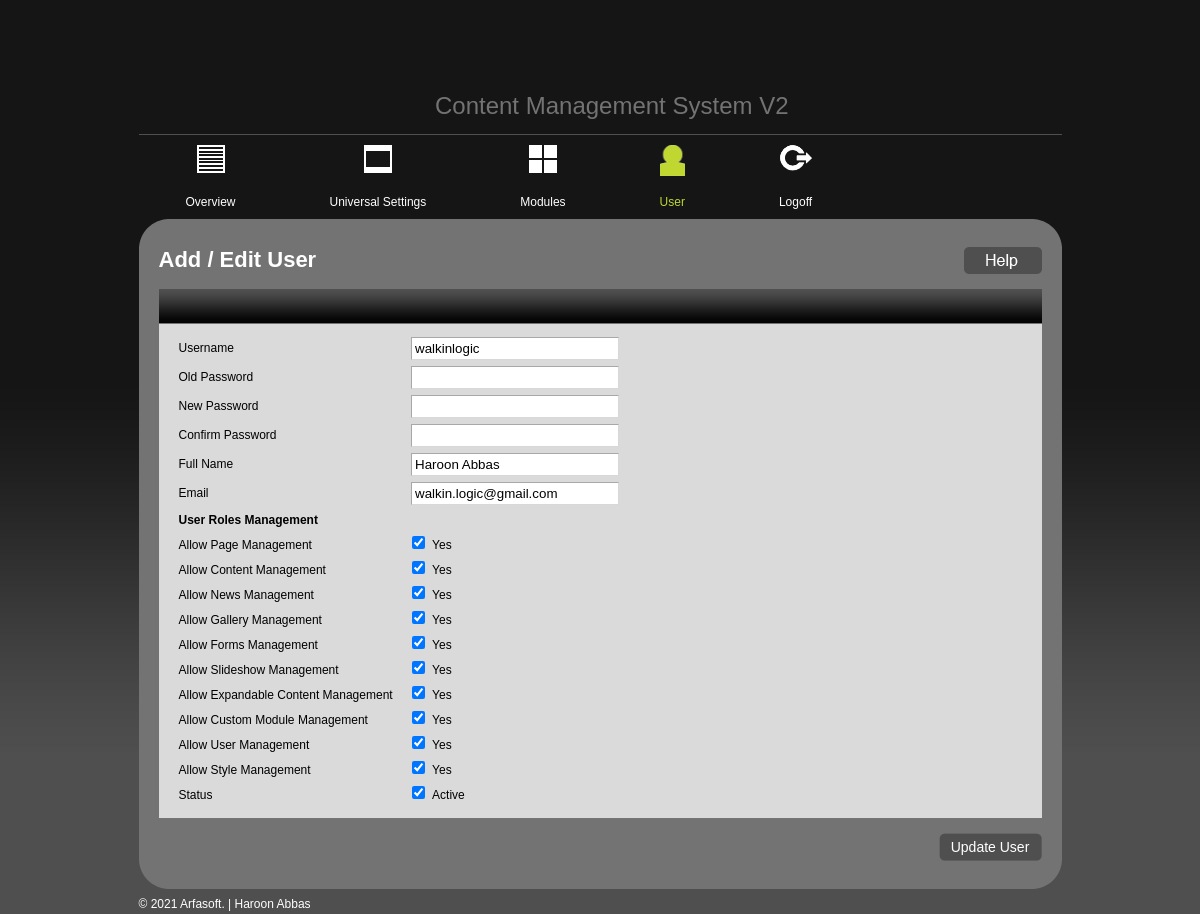
/admin/new_user.php?args1=1 (signed in), run on the app's committed database.
### tables this page shows
CREATE TABLE `user_tbl` (
  `id` int(11) NOT NULL,
  `username` varchar(255) NOT NULL,
  `password` varchar(255) NOT NULL,
  `full_name` varchar(255) NOT NULL,
  `email` varchar(255) NOT NULL,
  `page_management` tinyint(1) NOT NULL DEFAULT '0',
  `content_management` tinyint(1) NOT NULL DEFAULT '0',
  `news_management` tinyint(1) NOT NULL DEFAULT '0',
  `gallery_management` tinyint(1) NOT NULL DEFAULT '0',
  `slideshow_management` tinyint(1) NOT NULL DEFAULT '0',
  `forms_management` tinyint(1) NOT NULL DEFAULT '0',
  `expandablecontent_management` tinyint(1) NOT NULL DEFAULT '0',
  `custommodule_management` tinyint(1) NOT NULL DEFAULT '0',
  `user_management` tinyint(1) NOT NULL DEFAULT '0',
  `style_management` tinyint(1) NOT NULL DEFAULT '0',
  `creationdate` datetime NOT NULL,
  `lastlogindate` datetime NOT NULL,
  `login_ip` varchar(255) NOT NULL,
  `status` tinyint(1) NOT NULL DEFAULT '0'
);

### includes/db_wrapper.php (called while the page is built, shortened)
<?php
class mysqldb
{
    var $host;
    var $user;
    var $password;
    var $db_name;
    var $connection = false;
    var $result;
    var $error_level = 0;
    var $error_desc = "No errors";
    var $num_rows = 0;
    public function __construct($host, $user, $password, $db_name, $port)
    {
        $this->host = isset($host) ? $host : "localhost";
        $this->user = isset($user) ? $user : "root";
        $this->password = isset($password) ? $password : "";
        $this->db_name = isset($db_name) ? $db_name : "cms_db";
    }
    function connect($is_persistent = false)
    {
        if (!$is_persistent)
        {
            $this->connection = @mysqli_connect($this->host, $this->user, $this->password, $this->db_name);
        }
        else
        {
            $this->connection = @mysql_pconnect($this->host, $this->user, $this->password, $this->db_name);
        }
    }
    function error_report()
    {
        $this->error_level = mysqli_errno($this->connection);
        $this->error_desc = mysqli_error($this->connection);
    }
    function query($sqlString)
    {
        $this->sqlString = $sqlString;
        if ($this->connection !== false)
        {
            $this->result = mysqli_query($this->connection, $sqlString);
            if ($this->result)
            {
                $this->affected_rows = mysqli_affected_rows($this->connection);
                if (is_object($this->result))
                {
                    $this->num_rows = mysqli_num_rows($this->result);
                }
                return true;
            }
            else
            {
                $this->affected_rows = 0;
                $this->num_rows = 0;
                $this->add_debug_message(date("d/m/Y - H:i:s") . " - OPERATION FAILED: Executed [" . $this->sqlString . "] got " . $this->error_level . " " . $this->error_desc . "\r\n");
                return false;
            }
        }
        else
        {
            $this->affected_rows = 0;
            $this->num_rows = 0;
            $this->add_debug_message(date("d/m/Y - H:i:s") . " - OPERATION FAILED: No database open OR no SQL command provided" . "\r\n");
            return false;
        }
    }
    function fetch_assoc()
    {
        return mysqli_fetch_assoc($this->result);
    }
    function fetch_row($table_name, $where = false, $parameters = array())
    {
        $range = (isset($parameters['range']) && !empty($parameters['range'])) ? $parameters['range'] : " * ";
        $queryString = "SELECT $range FROM $table_name ";
        if ($where != false) $queryString .= " WHERE $where LIMIT 1";
        $this->query($queryString);
        if ($this->num_rows < 1)
        {
            return false;
        }
        else
        {
            return $this->fetch_assoc();
        }
    }
}
$mysql = new mysqldb(DB_HOST, DB_USER, DB_PASSWORD, DB_NAME, DB_PORT);
?>

### admin/includes/utility.php (called while the page is built, shortened)
<?php
	function cleaninputfield($mysql,$value){
		return mysqli_real_escape_string($mysql->connection,$value);
	}
	?>

### admin/new_user.php (the view, shortened to what this page needs)
<?php
	include_once("../includes/config.php");
	include_once("../includes/db_wrapper.php");
	include_once("includes/utility.php");
	?>
<!DOCTYPE html PUBLIC "-//W3C//DTD XHTML 1.0 Transitional//EN" "http://www.w3.org/TR/xhtml1/DTD/xhtml1-transitional.dtd">
<html xmlns="http://www.w3.org/1999/xhtml">
<head>
<?php
	include_once("widgets/meta_tags.php");
	?>
</head>
<body>
	<div class="wrap">
		<?php
			include_once("widgets/header.php");
			include_once("widgets/top_menu.php");
			?>
		<div class="container-top"></div>
		<?php
			if(isset($_GET['args1'])){
				$args1 =cleaninputfield($mysql,$_GET['args1']);
				$postrow = $mysql->fetch_row("user_tbl","id=$args1");
			}
			?>
		<form action="" method="post" name="user_form" id="user_form" >
		<div class="container">
			<h2>Add / Edit User</h2>
			<div class="rightbtn">
				<a href="#"><img src="images/helpbtn.png" border="0" alt="help" /></a>
			</div>
			<div class="content">
			<div class="content-bar"></div>
			<table width="100%" border="0" cellspacing="0" cellpadding="0" class="addpage">
				  <tr>
					<td width="26%"><label for="username">Username</label></td>
					<td width="74%"><input name="username" id="username" type="text" <?php if(isset($postrow)){?> value="<?php echo $postrow['username']; ?>"<?php } ?>/></td>
				  </tr>
				  <tr>
					<td><label for="password"> <?php if(isset($postrow)){?> Old <?php  } ?> Password</label></td>
					<td><input name="password" id="password" type="password"/></td>
				  </tr>
				  <?php if(isset($postrow)){?>
					  <tr>
						<td><label for="newpassword"> New Password</label></td>
						<td><input name="newpassword" id="newpassword" type="password" /></td>
					  </tr>
				   <?php  } ?>
				  <tr>
				    <td><label for="conf_password"> Confirm Password </label></td>
				    <td><input name="conf_password" id="conf_password" type="password"/></td>
		      </tr>
				  <tr>
					<td><label for="full_name">Full Name</label></td>
					<td>
					<input name="full_name" id="full_name" type="text" <?php if(isset($postrow)){?> value="<?php echo $postrow['full_name']; ?>"<?php } ?>/>					</td>
				  </tr>
				  <tr>
					<td><label for="email">Email</label></td>
					<td>
					<input name="email" id="email" type="text" <?php if(isset($postrow)){?> value="<?php echo stripslashes($postrow['email']); ?>"<?php } ?>/>					</td>
				  </tr>
				  <tr>
					<td colspan="2"><label><strong> User Roles Management </strong></label></td>
				  </tr>
				  <tr>
					<td><label for="page_management">Allow Page Management</label></td>
					<td><input name="page_management" id="page_management" type="checkbox" value="1" class="checkbox" <?php if(isset($postrow) && $postrow['page_management']==1){?> checked="checked" <?php } ?>/> <label for="page_management"> Yes </label></td>
				  </tr>
				  <tr>
					<td><label for="content_management">Allow Content Management</label></td>
					<td><input name="content_management" id="content_management" type="checkbox" value="1" <?php if(isset($postrow) && $postrow['content_management']==1){?> checked="checked" <?php } ?>/> <label for="content_management"> Yes </label></td>
				  </tr>
				  <tr>
					<td><label for="news_management">Allow News Management </label></td>
					<td><input name="news_management" id="news_management" type="checkbox" value="1" <?php if(isset($postrow) && $postrow['news_management']==1){?> checked="checked" <?php } ?>/> <label for="news_management"> Yes </label></td>
				  </tr>
				  <tr>
					<td><label for="gallery_management">Allow Gallery Management</label></td>
					<td><input name="gallery_management" id="gallery_management" type="checkbox" value="1" <?php if(isset($postrow) && $postrow['gallery_management']==1){?> checked="checked" <?php } ?>/> <label for="gallery_management"> Yes </label></td>
				  </tr>
				  <tr>
					<td><label for="forms_management">Allow Forms Management</label></td>
					<td><input name="forms_management" id="forms_management" type="checkbox" value="1" <?php if(isset($postrow) && $postrow['forms_management']==1){?> checked="checked" <?php } ?>/> <label for="forms_management"> Yes </label></td>
				  </tr>
				  <tr>
					<td><label for="slideshow_management">Allow Slideshow Management</label></td>
					<td><input name="slideshow_management" id="slideshow_management" type="checkbox" value="1" <?php if(isset($postrow) && $postrow['slideshow_management']==1){?> checked="checked" <?php } ?>/> <label for="slideshow_management"> Yes </label></td>
				  </tr>
				  <tr>
					<td><label for="expand_management">Allow Expandable Content Management</label></td>
					<td><input name="expand_management" id="expand_management" type="checkbox" value="1" <?php if(isset($postrow) && $postrow['expandablecontent_management']==1){?> checked="checked" <?php } ?>/> <label for="expand_management"> Yes </label></td>
				  </tr>
				   <tr>
					<td><label for="custom_management">Allow Custom Module Management</label></td>
					<td><input name="custom_management" id="custom_management" type="checkbox" value="1" <?php if(isset($postrow) && $postrow['custommodule_management']==1){?> checked="checked" <?php } ?>/> <label for="custom_management"> Yes </label></td>
				  </tr>
				  <tr>
					<td><label for="user_management">Allow User Management</label></td>
					<td><input name="user_management" id="user_management" type="checkbox" value="1" <?php if(isset($postrow) && $postrow['user_management']==1){?> checked="checked" <?php } ?>/> <label for="user_management"> Yes </label></td>
				  </tr>
				   <tr>
					<td><label for="style_management">Allow Style Management</label></td>
					<td><input name="style_management" id="style_management" type="checkbox" value="1" <?php if(isset($postrow) && $postrow['style_management']==1){?> checked="checked" <?php } ?>/> <label for="style_management"> Yes </label></td>
				  </tr>
				  <tr>
					<td><label for="status">Status</label></td>
					<td><input name="status" id="status" type="checkbox" value="1" <?php if(isset($postrow) && $postrow['status']==1){?> checked="checked" <?php } ?>/> <label for="status"> Active </label></td>
				  </tr>
			  </table>
		</div>
		<div class="addbtn-right">
	<?php
			if(isset($_GET['args1'])){ ?>
				<input name="update" id="update" border="0" type="submit" value="Update User" class="addpagebtn" />
	  <?php }else{ ?>
				<input type="hidden" name="adduser" id="adduser" value="adduser" />
				<input name="add" id="add" border="0" type="submit" value="Add User" class="addpagebtn" />
		<?php } ?>
			</div>
		</div>
		</form>
		<div class="container-bottom"></div>
		<?php
			include_once("widgets/footer.php");
			?>
	</div>
</body>
</html>

### admin/style.css (style rules this page uses)
body { margin:0px; padding:0px; background:url(images/bodybg.png) repeat-x; background-color:#4f4f4f; }
.wrap { width:923px; margin:0 auto; }
.container-top { float:left; background:url(images/con-top.png) no-repeat; width:923px; height:28px; }
.container { float:left; width:883px; background:url(images/containerbg.png) repeat-y; padding:0px 20px; }
.container h2 { margin:0px; float:left; font-family:Arial, Helvetica, sans-serif; font-size:22px; font-weight:bold; color:#FFFFFF; }
.rightbtn { float:right; }
.content { float:left; width:883px; background-color:#dadada; margin:15px 0px; }
.content-bar { background:url(images/container-headerbg.png) repeat-x; width:883px; height:35px; }
.content .addpage { margin:10px 20px; }
.content label { color:#000000; font-family:Arial, Helvetica, sans-serif; font-size:12px; line-height:25px; }
.content input[type="text"] { width:200px; -moz-border-radius:3px; border-color:#A8A8A8 #D8D8D8 #D8D8D8 #A8A8A8; border-left:1px solid #A8A8A8; border-style:solid; border-width:1px; margin:3px; padding:3px; }
.content input[type="password"] { width:200px; -moz-border-radius:3px; border-color:#A8A8A8 #D8D8D8 #D8D8D8 #A8A8A8; border-left:1px solid #A8A8A8; border-style:solid; border-width:1px; margin:3px; padding:3px; }
.addbtn-right { float:left; width:883px; text-align:right; }
.container-bottom { float:left; background:url(images/cont-bottom.png) no-repeat; width:923px; height:28px; }
.addpagebtn { background:url(images/addapage.png) no-repeat; width:103px; height:28px; border:none; padding:0px; color:#FFFFFF; font-family:Arial, Helvetica, sans-serif; font-size:14px; cursor:pointer; }

### data on the page
user_tbl: username "walkinlogic", full_name "Haroon Abbas", email "walkin.logic@gmail.com", page_management "☑", content_management "☑", news_management "☑", gallery_management "☑", forms_management "☑", slideshow_management "☑", expandablecontent_management "☑", custommodule_management "☑", user_management "☑", style_management "☑", status "☑"
